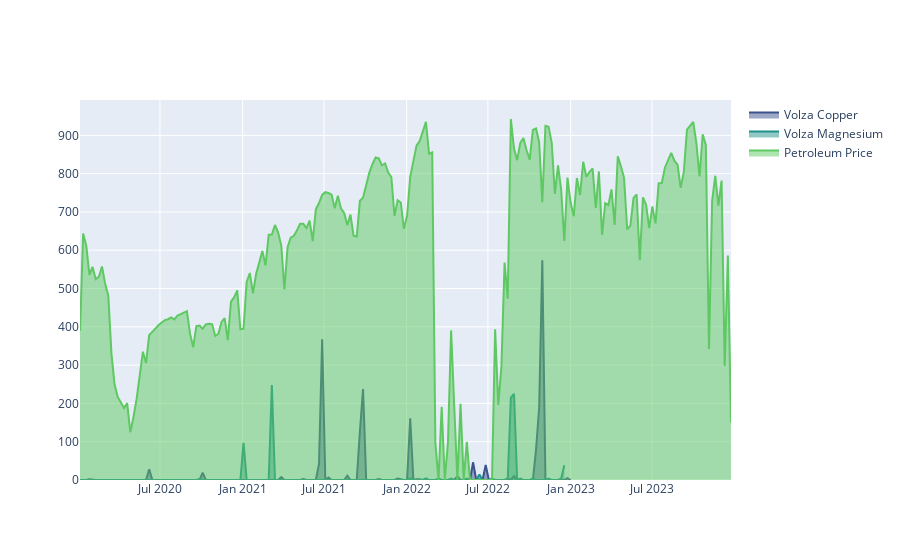

The notebook cell saved with this chart:
### Code cell
palette = list(seaborn.color_palette(palette='viridis', n_colors=len(columns)).as_hex())
figure = plotly.graph_objs.Figure()

for column, color in zip(columns, palette):
    figure.add_trace(plotly.graph_objs.Scatter(x = column["date"],
                             y = column["value"],
                             name = column["name"],
                             line_color = color, 
                             fill='tozeroy'))

figure.show()

### Figure 1 — Plotly figure (JSON) as saved in the notebook; plotly's stock layout.template omitted (floating-point values rounded to 4 significant figures; data arrays with more than 128 entries replaced by an {"elided": "..."} marker saying what was removed)
{"data": [{"fill": "tozeroy", "line": {"color": "#3b528b"}, "name": "Volza Copper", "type": "scatter", "x": {"elided": "157 str values"}, "y": {"elided": "157 float values"}}, {"fill": "tozeroy", "line": {"color": "#21918c"}, "name": "Volza Magnesium", "type": "scatter", "x": {"elided": "155 str values"}, "y": {"elided": "155 float values"}}, {"fill": "tozeroy", "line": {"color": "#5ec962"}, "name": "Petroleum Price", "type": "scatter", "x": {"elided": "208 str values"}, "y": {"elided": "208 float values"}}], "layout": {}}
